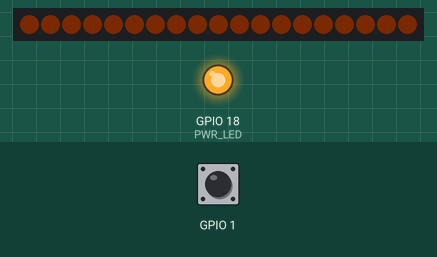
Recording of a sketch running on a simulated ESP32-S3. Parts: 19 RGB LEDs in strip order, left to right, output pins drawn as LEDs (lit = HIGH). Inputs (shaded band) come from the test bench; at power-on: GPIO 1 HIGH. Dim RGB values are drawn brighter than linear.

Above: at 1.3 s.
At 3.5 s:
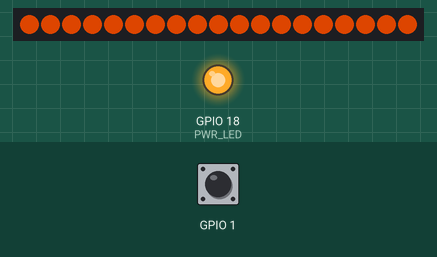
3.6 s: GPIO 1 pulled LOW for 0.15 s
4.3 s: GPIO 1 pulled LOW for 3.2 s
At 7.71 s:
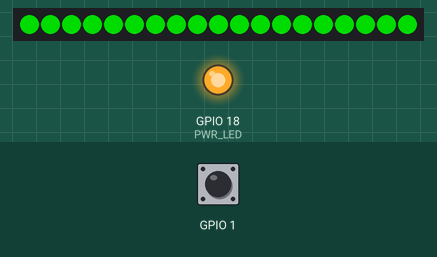
Timing chart, 0 to 9.2 s (numbered marks = the images above; inputs shaded):
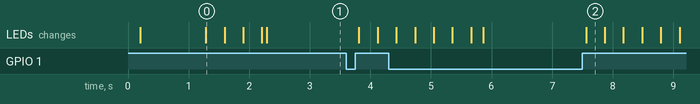

The sketch:

PomoDesk_V1.ino
```cpp
#include <Arduino.h>
#include <Adafruit_NeoPixel.h>
#include <WiFi.h>
#include <esp_bt.h>

// --- Pins for ESP32-S3-WROOM-1 ---
const int BTN_STATE = 1;       // IO1, button to GND
const int LED_DATA  = 48;      // IO48, WS2812B data in
const int PWR_LED   = 18;      // IO18, sink power LED to GND

// --- LEDs ---
const int NUM_LEDS = 19;
Adafruit_NeoPixel strip(NUM_LEDS, LED_DATA, NEO_GRB + NEO_KHZ800);
uint16_t ledBrightness = 150;  // adjust as needed: 0-255

// --- Timing ---
const uint32_t WORK_MS     = 45UL * 60UL * 1000UL;
const uint32_t BREAK_MS    =  5UL * 60UL * 1000UL;
const uint32_t IDLE_LED_MS = 10UL * 60UL * 1000UL;
const uint32_t LONG_PRESS_MS = 2000;

// --- States ---
enum State { IDLE, WORK, BREAK, ALL_OFF };
State state = IDLE;

uint32_t stateStartMs = 0;
bool idleLedsOff = false;

// --- Colors ---
const uint32_t COLOR_IDLE  = Adafruit_NeoPixel::Color(255, 80, 0);  // orange
const uint32_t COLOR_WORK  = Adafruit_NeoPixel::Color(0, 255, 0);   // green
const uint32_t COLOR_BREAK = Adafruit_NeoPixel::Color(255, 0, 0);   // red
uint32_t currentColor = 0;

// --- Transitions ---
enum Transition { SET_RING, RUNNING_LIGHT, RUNNING_FILL, RUNNING_LIGHT_CLEAR, FADE, FADE_OUT_IN };
Transition transition = FADE_OUT_IN;

// --- Transition timing ---
const int MIN_DELAY = 10;
const int MAX_DELAY = 500;
uint16_t transitionDelayMs = 25; // (10-500) ms per pixel, fast(10), pleasant(40), relaxed(100+)


void setRing(uint32_t color) {
  for (int i = 0; i < NUM_LEDS; i++) {
    strip.setPixelColor(i, color);
  }
  strip.show();

  currentColor = color;
}


void runningLights(uint32_t color) {
  allLedsOff();

  for (int i = 0; i < NUM_LEDS; i++) {
    strip.clear();

    strip.setPixelColor(i, color);

    // Small tail behind the running LED
    int tail1 = (i - 1 + NUM_LEDS) % NUM_LEDS;
    int tail2 = (i - 2 + NUM_LEDS) % NUM_LEDS;

    strip.setPixelColor(tail1, color);
    strip.setPixelColor(tail2, color);

    strip.show();
    delay(constrain(transitionDelayMs, MIN_DELAY, MAX_DELAY));
  }

  setRing(color);
}

void runningFillClear(uint32_t color) {
  allLedsOff();

  for (int i = 0; i < NUM_LEDS; i++) {
    strip.setPixelColor(i, color);
    strip.show();
    delay(constrain(transitionDelayMs, MIN_DELAY, MAX_DELAY));
  }
}

void runningFill(uint32_t color) {
  for (int i = 0; i < NUM_LEDS; i++) {
    strip.setPixelColor(i, color);
    strip.show();
    delay(constrain(transitionDelayMs, MIN_DELAY, MAX_DELAY));
  }
}

uint8_t blend8(uint8_t from, uint8_t to, uint8_t step, uint8_t steps) {
  return from + ((int16_t)(to - from) * step) / steps;
}

void fadeToColor(uint32_t targetColor) {
  uint8_t r1 = (currentColor >> 16) & 0xFF;
  uint8_t g1 = (currentColor >> 8)  & 0xFF;
  uint8_t b1 =  currentColor        & 0xFF;

  uint8_t r2 = (targetColor >> 16) & 0xFF;
  uint8_t g2 = (targetColor >> 8)  & 0xFF;
  uint8_t b2 =  targetColor        & 0xFF;

  const uint8_t fadeSteps = 40;
  uint16_t d = constrain(transitionDelayMs, MIN_DELAY, MAX_DELAY);

  for (uint8_t step = 0; step <= fadeSteps; step++) {
    uint32_t c = strip.Color(
      blend8(r1, r2, step, fadeSteps),
      blend8(g1, g2, step, fadeSteps),
      blend8(b1, b2, step, fadeSteps)
    );

    for (int i = 0; i < NUM_LEDS; i++) {
      strip.setPixelColor(i, c);
    }

    strip.show();
    delay(d);
  }

  currentColor = targetColor;
}

void fadeOutIn(uint32_t targetColor) {
  uint8_t r1 = (currentColor >> 16) & 0xFF;
  uint8_t g1 = (currentColor >> 8)  & 0xFF;
  uint8_t b1 =  currentColor        & 0xFF;

  uint8_t r2 = (targetColor >> 16) & 0xFF;
  uint8_t g2 = (targetColor >> 8)  & 0xFF;
  uint8_t b2 =  targetColor        & 0xFF;

  const uint8_t fadeSteps = 40;
  uint16_t d = constrain(transitionDelayMs, MIN_DELAY, MAX_DELAY);

  // Fade out to off
  for (uint8_t step = 0; step <= fadeSteps; step++) {
    uint32_t c = strip.Color(
      blend8(r1, 0, step, fadeSteps),
      blend8(g1, 0, step, fadeSteps),
      blend8(b1, 0, step, fadeSteps)
    );

    for (int i = 0; i < NUM_LEDS; i++) {
      strip.setPixelColor(i, c);
    }

    strip.show();
    delay(d);
  }

  // Fade in to new color
  for (uint8_t step = 0; step <= fadeSteps; step++) {
    uint32_t c = strip.Color(
      blend8(0, r2, step, fadeSteps),
      blend8(0, g2, step, fadeSteps),
      blend8(0, b2, step, fadeSteps)
    );

    for (int i = 0; i < NUM_LEDS; i++) {
      strip.setPixelColor(i, c);
    }

    strip.show();
    delay(d);
  }

  currentColor = targetColor;
}

void allLedsOff() {
  strip.clear();
  strip.show();
}

void applyTransition(uint32_t color) {
  switch (transition) {
    case SET_RING:
      setRing(color);
      break;

    case RUNNING_LIGHT:
      runningLights(color);
      break;

    case RUNNING_FILL:
      runningFill(color);
      currentColor = color;
      break;

    case RUNNING_LIGHT_CLEAR:
      runningFillClear(color);
      currentColor = 0;
      break;

    case FADE:
      fadeToColor(color);
      break;

    case FADE_OUT_IN:
      fadeOutIn(color);
      break;
  }
}

void enterState(State s) {
  state = s;
  stateStartMs = millis();
  idleLedsOff = false;

  switch (state) {
    case IDLE:
      applyTransition(COLOR_IDLE);
      break;

    case WORK:
      applyTransition(COLOR_WORK);
      break;

    case BREAK:
      applyTransition(COLOR_BREAK);
      break;

    case ALL_OFF:
      allLedsOff();
      break;
  }
}

void nextState() {
  switch (state) {
    case IDLE:
      enterState(WORK);
      break;

    case WORK:
      enterState(BREAK);
      break;

    case BREAK:
      enterState(IDLE);
      break;
  }
}

// --- Debounced button ---
struct DebouncedButton {
  int pin;

  bool lastRaw = HIGH;
  bool stable = HIGH;

  bool pressHandled = false;

  uint32_t lastChangeMs = 0;
  uint32_t pressStartMs = 0;

  static const uint32_t DEBOUNCE_MS = 30;

  void begin() {
    pinMode(pin, INPUT_PULLUP);

    lastRaw = digitalRead(pin);
    stable = lastRaw;

    lastChangeMs = millis();
  }

  void update() {
    bool raw = digitalRead(pin);

    if (raw != lastRaw) {
      lastRaw = raw;
      lastChangeMs = millis();
    }

    if (millis() - lastChangeMs > DEBOUNCE_MS) {

      if (stable != raw) {
        stable = raw;

        if (stable == LOW) {
          // button pressed
          pressStartMs = millis();
          pressHandled = false;
        }
      }
    }
  }

  bool shortPressEvent() {
    if (stable == HIGH &&
        !pressHandled &&
        (millis() - pressStartMs) < LONG_PRESS_MS &&
        pressStartMs != 0) {

      pressHandled = true;
      return true;
    }

    return false;
  }

  bool longPressEvent() {
    if (stable == LOW &&
        !pressHandled &&
        (millis() - pressStartMs >= LONG_PRESS_MS)) {

      pressHandled = true;
      return true;
    }

    return false;
  }
};

DebouncedButton button { BTN_STATE };

void setup() {
  // Power status LED: 3V3 -> resistor -> LED -> IO18
  // Drive IO18 LOW to sink current and turn it on.
  pinMode(PWR_LED, OUTPUT);
  digitalWrite(PWR_LED, HIGH); // OFF

  WiFi.mode(WIFI_OFF); // limit power consumption -> temperature gain
  btStop();
  setCpuFrequencyMhz(80); // limit power consumption -> temperature gain

  button.begin();

  delay(200); // small delay before initializing LEDs to reduce startup surge

  strip.begin();
  strip.setBrightness(ledBrightness);
  allLedsOff();

  delay(5);
  enterState(IDLE);
}

void loop() {
  delay(5); // timer accuracy will still be fine, and the CPU won’t spin flat-out constantly.

  uint32_t now = millis();

  button.update();

  // Long press -> ALL OFF mode
  if (button.longPressEvent()) {
    enterState(ALL_OFF);
    return;
  }

  // Short press cycles states
  if (button.shortPressEvent()) {

    if (state == ALL_OFF) {
      enterState(IDLE);
    } else {
      nextState();
    }

    return;
  }

  // Automatic transitions
  if (state == WORK) {
    if (now - stateStartMs >= WORK_MS) {
      enterState(BREAK);
    }
  }
  else if (state == BREAK) {
    if (now - stateStartMs >= BREAK_MS) {
      enterState(IDLE);
    }
  }
  else if (state == IDLE) {
    if (!idleLedsOff && now - stateStartMs >= IDLE_LED_MS) {
      allLedsOff();
      idleLedsOff = true;
    }
  }
}
```
